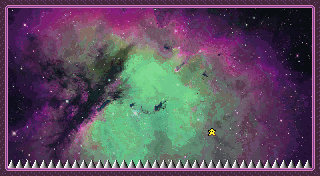

Rendered tile map (Tiled .tmx) drawn with the repository's tilesets; below, a short description and the full map source, tile grids included:
An orthogonal 40x22 tile map with 8x8 px tiles, 1 tile layer (Tile Layer 1), 1 image layer and 34 objects.

<map version="1.10" tiledversion="1.10.2" orientation="orthogonal" renderorder="right-down" width="40" height="22" tilewidth="8" tileheight="8" infinite="0" nextlayerid="4" nextobjectid="42">
 <tileset firstgid="1" source="../../purple.tsx" />
 <imagelayer id="2" name="sdrhgzsd">
  <image source="../../space.png" width="320" height="176" />
 </imagelayer>
 <layer id="1" name="Tile Layer 1" width="40" height="22">
  <properties>
   <property name="player" type="bool" value="true" />
  </properties>
  <data encoding="csv">
37,34,34,34,34,34,34,34,34,34,34,34,34,34,34,34,34,34,34,34,34,34,34,34,34,34,34,34,34,34,34,34,34,34,34,34,34,34,34,38,
19,0,0,0,0,0,0,0,0,0,0,0,0,0,0,0,0,0,0,0,0,0,0,0,0,0,0,0,0,0,0,0,0,0,0,0,0,0,0,17,
19,0,0,0,0,0,0,0,0,0,0,0,0,0,0,0,0,0,0,0,0,0,0,0,0,0,0,0,0,0,0,0,0,0,0,0,0,0,0,17,
19,0,0,0,0,0,0,0,0,0,0,0,0,0,0,0,0,0,0,0,0,0,0,0,0,0,0,0,0,0,0,0,0,0,0,0,0,0,0,17,
19,0,0,0,0,0,0,0,0,0,0,0,0,0,0,0,0,0,0,0,0,0,0,0,0,0,0,0,0,0,0,0,0,0,0,0,0,0,0,17,
19,0,0,0,0,0,0,0,0,0,0,0,0,0,0,0,0,0,0,0,0,0,0,0,0,0,0,0,0,0,0,0,0,0,0,0,0,0,0,17,
19,0,0,0,0,0,0,0,0,0,0,0,0,0,0,0,0,0,0,0,0,0,0,0,0,0,0,0,0,0,0,0,0,0,0,0,0,0,0,17,
19,0,0,0,0,0,0,0,0,0,0,0,0,0,0,0,0,0,0,0,0,0,0,0,0,0,0,0,0,0,0,0,0,0,0,0,0,0,0,17,
19,0,0,0,0,0,0,0,0,0,0,0,0,0,0,0,0,0,0,0,0,0,0,0,0,0,0,0,0,0,0,0,0,0,0,0,0,0,0,17,
19,0,0,0,0,0,0,0,0,0,0,0,0,0,0,0,0,0,0,0,0,0,0,0,0,0,0,0,0,0,0,0,0,0,0,0,0,0,0,17,
19,0,0,0,0,0,0,0,0,0,0,0,0,0,0,0,0,0,0,0,0,0,0,0,0,0,0,0,0,0,0,0,0,0,0,0,0,0,0,17,
19,0,0,0,0,0,0,0,0,0,0,0,0,0,0,0,0,0,0,0,0,0,0,0,0,0,0,0,0,0,0,0,0,0,0,0,0,0,0,17,
19,0,0,0,0,0,0,0,0,0,0,0,0,0,0,0,0,0,0,0,0,0,0,0,0,0,0,0,0,0,0,0,0,0,0,0,0,0,0,17,
19,0,0,0,0,0,0,0,0,0,0,0,0,0,0,0,0,0,0,0,0,0,0,0,0,0,0,0,0,0,0,0,0,0,0,0,0,0,0,17,
19,0,0,0,0,0,0,0,0,0,0,0,0,0,0,0,0,0,0,0,0,0,0,0,0,0,0,0,0,0,0,0,0,0,0,0,0,0,0,17,
19,0,0,0,0,0,0,0,0,0,0,0,0,0,0,0,0,0,0,0,0,0,0,0,0,0,0,0,0,0,0,0,0,0,0,0,0,0,0,17,
19,0,0,0,0,0,0,0,0,0,0,0,0,0,0,0,0,0,0,0,0,0,0,0,0,0,145,0,0,0,0,0,0,0,0,0,0,0,0,17,
19,0,0,0,0,0,0,0,0,0,0,0,0,0,0,0,0,0,0,0,0,0,0,0,0,0,0,0,0,0,0,0,0,0,0,0,0,0,0,17,
19,0,0,0,0,0,0,0,0,0,0,0,0,0,0,0,0,0,0,0,0,0,0,0,0,0,0,0,0,0,0,0,0,0,0,0,0,0,0,17,
19,0,0,0,0,0,0,0,0,0,0,0,0,0,0,0,0,0,0,0,0,0,0,0,0,0,0,0,0,0,0,0,0,0,0,0,0,0,0,17,
19,131,131,131,131,131,131,131,131,131,131,131,131,131,131,131,131,131,131,131,131,131,131,131,131,131,131,131,131,131,131,131,131,131,131,131,131,131,131,17,
53,2,2,2,2,2,2,2,2,2,2,2,2,2,2,2,2,2,2,2,2,2,2,2,2,2,2,2,2,2,2,2,2,2,2,2,2,2,2,54
</data>
 </layer>
 <objectgroup id="3" name="sd">
  <object id="1" gid="129" x="8" y="80" width="8" height="8" />
  <object id="2" gid="129" x="16" y="80" width="8" height="8" />
  <object id="3" gid="129" x="24" y="80" width="8" height="8" />
  <object id="4" gid="129" x="32" y="80" width="8" height="8" />
  <object id="5" gid="130" x="304" y="16" width="8" height="8">
   <properties>
    <property name="direction" value="W" />
    <property name="distance" type="int" value="27" />
   </properties>
  </object>
  <object id="6" gid="130" x="8" y="24" width="8" height="8">
   <properties>
    <property name="direction" value="E" />
    <property name="distance" type="int" value="27" />
   </properties>
  </object>
  <object id="7" gid="130" x="304" y="32" width="8" height="8">
   <properties>
    <property name="direction" value="W" />
    <property name="distance" type="int" value="27" />
   </properties>
  </object>
  <object id="8" gid="130" x="8" y="40" width="8" height="8">
   <properties>
    <property name="direction" value="E" />
    <property name="distance" type="int" value="27" />
   </properties>
  </object>
  <object id="9" gid="130" x="304" y="48" width="8" height="8">
   <properties>
    <property name="direction" value="W" />
    <property name="distance" type="int" value="27" />
   </properties>
  </object>
  <object id="10" gid="130" x="-288" y="64" width="8" height="8">
   <properties>
    <property name="direction" value="E" />
    <property name="distance" type="int" value="27" />
   </properties>
  </object>
  <object id="11" gid="130" x="8" y="56" width="8" height="8">
   <properties>
    <property name="direction" value="E" />
    <property name="distance" type="int" value="27" />
   </properties>
  </object>
  <object id="12" gid="130" x="304" y="64" width="8" height="8">
   <properties>
    <property name="direction" value="W" />
    <property name="distance" type="int" value="27" />
   </properties>
  </object>
  <object id="13" gid="130" x="8" y="72" width="8" height="8">
   <properties>
    <property name="direction" value="E" />
    <property name="distance" type="int" value="27" />
   </properties>
  </object>
  <object id="14" gid="130" x="304" y="80" width="8" height="8">
   <properties>
    <property name="direction" value="W" />
    <property name="distance" type="int" value="27" />
   </properties>
  </object>
  <object id="15" gid="130" x="8" y="88" width="8" height="8">
   <properties>
    <property name="direction" value="E" />
    <property name="distance" type="int" value="27" />
   </properties>
  </object>
  <object id="16" gid="130" x="304" y="96" width="8" height="8">
   <properties>
    <property name="direction" value="W" />
    <property name="distance" type="int" value="27" />
   </properties>
  </object>
  <object id="17" gid="130" x="8" y="104" width="8" height="8">
   <properties>
    <property name="direction" value="E" />
    <property name="distance" type="int" value="27" />
   </properties>
  </object>
  <object id="18" gid="130" x="304" y="112" width="8" height="8">
   <properties>
    <property name="direction" value="W" />
    <property name="distance" type="int" value="27" />
   </properties>
  </object>
  <object id="19" gid="130" x="8" y="120" width="8" height="8">
   <properties>
    <property name="direction" value="E" />
    <property name="distance" type="int" value="27" />
   </properties>
  </object>
  <object id="20" gid="130" x="304" y="128" width="8" height="8">
   <properties>
    <property name="direction" value="W" />
    <property name="distance" type="int" value="27" />
   </properties>
  </object>
  <object id="21" gid="130" x="8" y="136" width="8" height="8">
   <properties>
    <property name="direction" value="E" />
    <property name="distance" type="int" value="27" />
   </properties>
  </object>
  <object id="22" gid="130" x="304" y="144" width="8" height="8">
   <properties>
    <property name="direction" value="W" />
    <property name="distance" type="int" value="27" />
   </properties>
  </object>
  <object id="23" gid="130" x="8" y="152" width="8" height="8">
   <properties>
    <property name="direction" value="E" />
    <property name="distance" type="int" value="27" />
   </properties>
  </object>
  <object id="30" gid="129" x="136" y="136" width="8" height="8" />
  <object id="31" gid="129" x="144" y="136" width="8" height="8" />
  <object id="32" gid="129" x="152" y="136" width="8" height="8" />
  <object id="33" gid="129" x="160" y="136" width="8" height="8" />
  <object id="34" gid="129" x="192" y="72" width="8" height="8" />
  <object id="35" gid="129" x="200" y="72" width="8" height="8" />
  <object id="36" gid="129" x="208" y="72" width="8" height="8" />
  <object id="37" gid="129" x="216" y="72" width="8" height="8" />
  <object id="38" gid="129" x="200" y="152" width="8" height="8" />
  <object id="39" gid="129" x="208" y="152" width="8" height="8" />
  <object id="40" gid="129" x="216" y="152" width="8" height="8" />
 </objectgroup>
</map>
